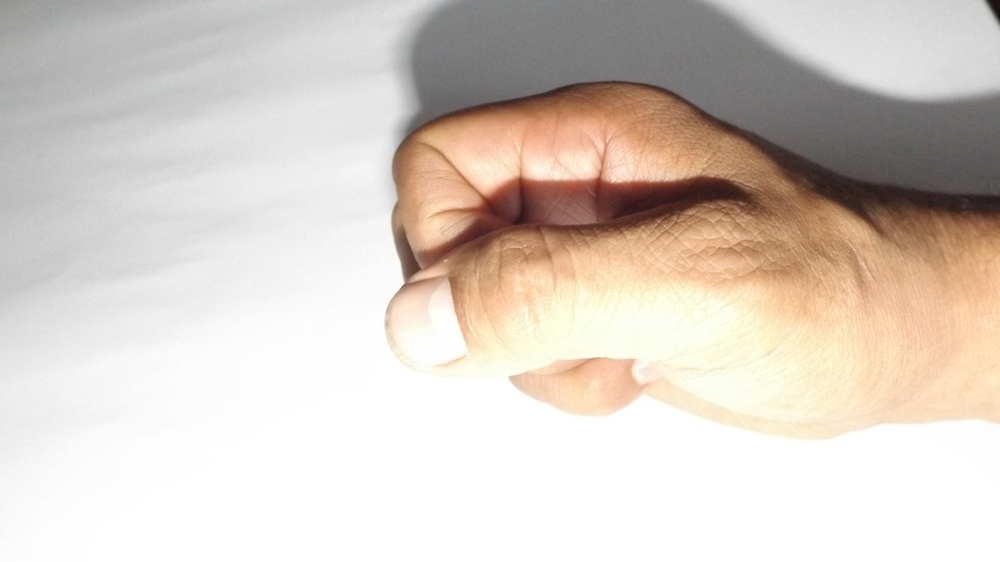
#> input picture sora/0_men (1).JPG, 1000 x 562 px, shrunk from 4608 x 2592 before the run, found by its file name
$ python skin_segment.py
#> lines starting #> are read from the running program, lines starting #| are printed output that depends on the picture; after the words box and inside, x2 and y2 are one past the last pixel; in counts of white or black regions, pixels touching at a corner belong together
import cv2
import numpy as np

# Load the image
image = cv2.imread('./Dataset/men/0/0_men (1).JPG')
#> image is the input picture: shape (562, 1000, 3); mean B, G, R 196.7, 205.6, 215.9

# Convert the image to the Lab color space
lab = cv2.cvtColor(image, cv2.COLOR_BGR2Lab)
#> lab: shape (562, 1000, 3); mean of channels 0, 1, 2 211.1, 130.6, 134.1

# Define the lower and upper bounds for the skin color range in Lab color space
lower_skin = np.array([0, 20, 77], dtype=np.uint8)
upper_skin = np.array([255, 135, 127], dtype=np.uint8)

# Create a mask based on the skin color range
mask = cv2.inRange(lab, lower_skin, upper_skin)
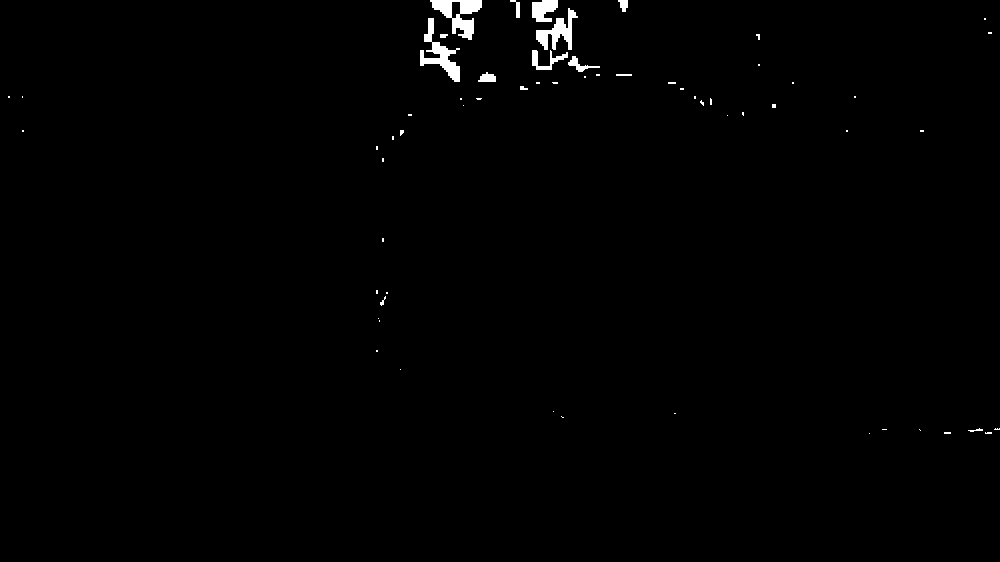
#> mask: shape (562, 1000); 0.73% white; 61 white regions (47 under 20 px), largest, box (x1, y1, x2, y2) and area: (430, 0, 482, 40) 928, (420, 18, 460, 82) 853, (536, 8, 578, 50) 708

# Perform morphological operations to remove noise
kernel = cv2.getStructuringElement(cv2.MORPH_ELLIPSE, (5, 5))
mask = cv2.morphologyEx(mask, cv2.MORPH_OPEN, kernel, iterations=2)
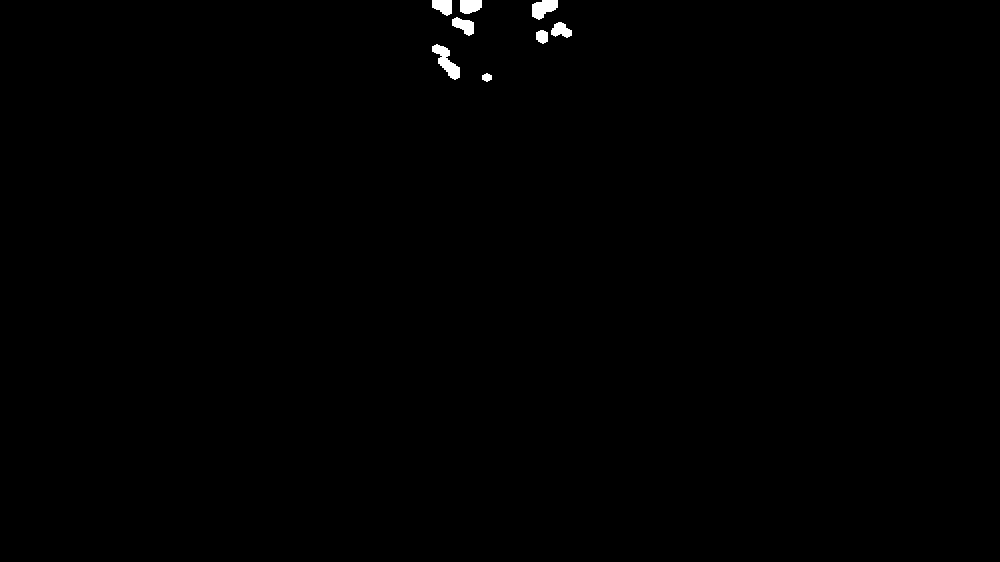
#> mask: shape (562, 1000); 0.35% white; 8 white regions, largest, box (x1, y1, x2, y2) and area: (432, 44, 460, 80) 440, (532, 0, 558, 20) 354, (460, 0, 482, 14) 266

# Apply the mask to the original image
result = cv2.bitwise_and(image, image, mask=mask)

# Display the results
cv2.imshow('Original Image', image)
cv2.imshow('Segmented Hand', result)
cv2.waitKey(0)
cv2.destroyAllWindows()
